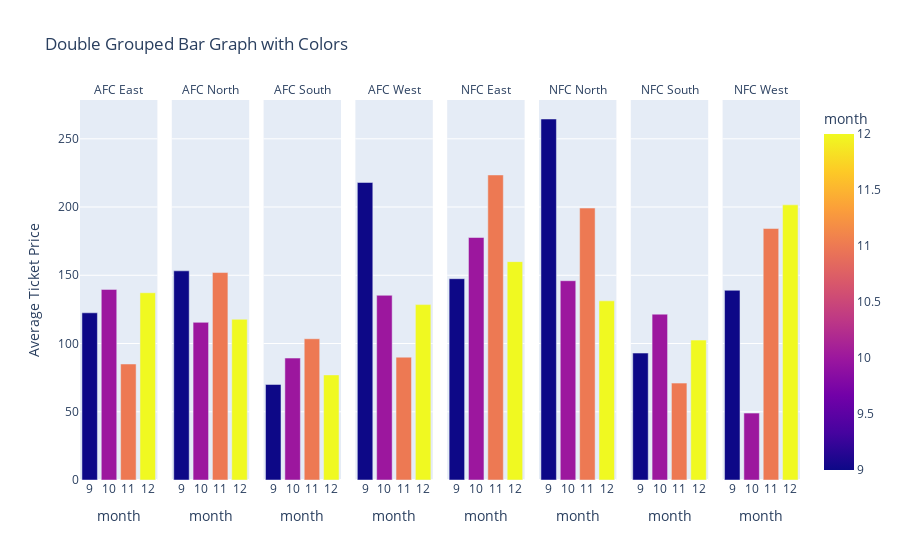

The notebook cell this image was saved under:
### Markdown cell above
## Analysis 

the NFC north has highest average, supports above conclusions, historical stadiums (lambeau/soldier field). 

NFC East contained, Philadephia, Dallas, and Washinton are all older organizations with established fan bases. 

the Average ticket price in AFC/NFC south home game is Half the average of a NFC North game home game.

NFC diviions have an overall higher average ticket price

identified differences between expected ticket prices and division

### Code cell
fig = px.bar(b, x='month', y='Average Ticket Price', color='month', facet_col = 'Division',
             title='Double Grouped Bar Graph with Colors')

fig.for_each_annotation(lambda a: a.update(text=a.text.split("=")[-1]))             




fig.show()

### Figure 1 — Plotly figure (JSON) as saved in the notebook; plotly's stock layout.template omitted (floating-point values rounded to 4 significant figures)
{"data": [{"alignmentgroup": "True", "hovertemplate": "Division=AFC East<br>month=%{marker.color}<br>Average Ticket Price=%{y}<extra></extra>", "legendgroup": "", "marker": {"color": [9, 10, 11, 12], "coloraxis": "coloraxis", "pattern": {"shape": ""}}, "name": "", "offsetgroup": "", "orientation": "v", "showlegend": false, "textposition": "auto", "type": "bar", "x": [9, 10, 11, 12], "xaxis": "x", "y": [122.5, 139.7, 85, 137.2], "yaxis": "y"}, {"alignmentgroup": "True", "hovertemplate": "Division=AFC North<br>month=%{marker.color}<br>Average Ticket Price=%{y}<extra></extra>", "legendgroup": "", "marker": {"color": [9, 10, 11, 12], "coloraxis": "coloraxis", "pattern": {"shape": ""}}, "name": "", "offsetgroup": "", "orientation": "v", "showlegend": false, "textposition": "auto", "type": "bar", "x": [9, 10, 11, 12], "xaxis": "x2", "y": [153.2, 115.5, 152, 117.8], "yaxis": "y2"}, {"alignmentgroup": "True", "hovertemplate": "Division=AFC South<br>month=%{marker.color}<br>Average Ticket Price=%{y}<extra></extra>", "legendgroup": "", "marker": {"color": [9, 10, 11, 12], "coloraxis": "coloraxis", "pattern": {"shape": ""}}, "name": "", "offsetgroup": "", "orientation": "v", "showlegend": false, "textposition": "auto", "type": "bar", "x": [9, 10, 11, 12], "xaxis": "x3", "y": [70, 89.33, 103.5, 77], "yaxis": "y3"}, {"alignmentgroup": "True", "hovertemplate": "Division=AFC West<br>month=%{marker.color}<br>Average Ticket Price=%{y}<extra></extra>", "legendgroup": "", "marker": {"color": [9, 10, 11, 12], "coloraxis": "coloraxis", "pattern": {"shape": ""}}, "name": "", "offsetgroup": "", "orientation": "v", "showlegend": false, "textposition": "auto", "type": "bar", "x": [9, 10, 11, 12], "xaxis": "x4", "y": [218, 135.3, 90, 128.5], "yaxis": "y4"}, {"alignmentgroup": "True", "hovertemplate": "Division=NFC East<br>month=%{marker.color}<br>Average Ticket Price=%{y}<extra></extra>", "legendgroup": "", "marker": {"color": [9, 10, 11, 12], "coloraxis": "coloraxis", "pattern": {"shape": ""}}, "name": "", "offsetgroup": "", "orientation": "v", "showlegend": false, "textposition": "auto", "type": "bar", "x": [9, 10, 11, 12], "xaxis": "x5", "y": [147.5, 177.7, 223.5, 160], "yaxis": "y5"}, {"alignmentgroup": "True", "hovertemplate": "Division=NFC North<br>month=%{marker.color}<br>Average Ticket Price=%{y}<extra></extra>", "legendgroup": "", "marker": {"color": [9, 10, 11, 12], "coloraxis": "coloraxis", "pattern": {"shape": ""}}, "name": "", "offsetgroup": "", "orientation": "v", "showlegend": false, "textposition": "auto", "type": "bar", "x": [9, 10, 11, 12], "xaxis": "x6", "y": [264.5, 146, 199.2, 131.2], "yaxis": "y6"}, {"alignmentgroup": "True", "hovertemplate": "Division=NFC South<br>month=%{marker.color}<br>Average Ticket Price=%{y}<extra></extra>", "legendgroup": "", "marker": {"color": [9, 10, 11, 12], "coloraxis": "coloraxis", "pattern": {"shape": ""}}, "name": "", "offsetgroup": "", "orientation": "v", "showlegend": false, "textposition": "auto", "type": "bar", "x": [9, 10, 11, 12], "xaxis": "x7", "y": [93, 121.5, 71, 102.5], "yaxis": "y7"}, {"alignmentgroup": "True", "hovertemplate": "Division=NFC West<br>month=%{marker.color}<br>Average Ticket Price=%{y}<extra></extra>", "legendgroup": "", "marker": {"color": [9, 10, 11, 12], "coloraxis": "coloraxis", "pattern": {"shape": ""}}, "name": "", "offsetgroup": "", "orientation": "v", "showlegend": false, "textposition": "auto", "type": "bar", "x": [9, 10, 11, 12], "xaxis": "x8", "y": [139, 49, 184.2, 201.6], "yaxis": "y8"}], "layout": {"annotations": [{"font": {}, "showarrow": false, "text": "AFC East", "x": 0.05375, "xanchor": "center", "xref": "paper", "y": 1, "yanchor": "bottom", "yref": "paper"}, {"font": {}, "showarrow": false, "text": "AFC North", "x": 0.1812, "xanchor": "center", "xref": "paper", "y": 1, "yanchor": "bottom", "yref": "paper"}, {"font": {}, "showarrow": false, "text": "AFC South", "x": 0.3087, "xanchor": "center", "xref": "paper", "y": 1, "yanchor": "bottom", "yref": "paper"}, {"font": {}, "showarrow": false, "text": "AFC West", "x": 0.4363, "xanchor": "center", "xref": "paper", "y": 1, "yanchor": "bottom", "yref": "paper"}, {"font": {}, "showarrow": false, "text": "NFC East", "x": 0.5637, "xanchor": "center", "xref": "paper", "y": 1, "yanchor": "bottom", "yref": "paper"}, {"font": {}, "showarrow": false, "text": "NFC North", "x": 0.6912, "xanchor": "center", "xref": "paper", "y": 1, "yanchor": "bottom", "yref": "paper"}, {"font": {}, "showarrow": false, "text": "NFC South", "x": 0.8188, "xanchor": "center", "xref": "paper", "y": 1, "yanchor": "bottom", "yref": "paper"}, {"font": {}, "showarrow": false, "text": "NFC West", "x": 0.9463, "xanchor": "center", "xref": "paper", "y": 1, "yanchor": "bottom", "yref": "paper"}], "barmode": "relative", "coloraxis": {"colorbar": {"title": {"text": "month"}}, "colorscale": [[0, "#0d0887"], [0.1111, "#46039f"], [0.2222, "#7201a8"], [0.3333, "#9c179e"], [0.4444, "#bd3786"], [0.5556, "#d8576b"], [0.6667, "#ed7953"], [0.7778, "#fb9f3a"], [0.8889, "#fdca26"], [1, "#f0f921"]]}, "legend": {"tracegroupgap": 0}, "title": {"text": "Double Grouped Bar Graph with Colors"}, "xaxis": {"anchor": "y", "domain": [0, 0.1075], "title": {"text": "month"}}, "xaxis2": {"anchor": "y2", "domain": [0.1275, 0.235], "matches": "x", "title": {"text": "month"}}, "xaxis3": {"anchor": "y3", "domain": [0.255, 0.3625], "matches": "x", "title": {"text": "month"}}, "xaxis4": {"anchor": "y4", "domain": [0.3825, 0.49], "matches": "x", "title": {"text": "month"}}, "xaxis5": {"anchor": "y5", "domain": [0.51, 0.6175], "matches": "x", "title": {"text": "month"}}, "xaxis6": {"anchor": "y6", "domain": [0.6375, 0.745], "matches": "x", "title": {"text": "month"}}, "xaxis7": {"anchor": "y7", "domain": [0.765, 0.8725], "matches": "x", "title": {"text": "month"}}, "xaxis8": {"anchor": "y8", "domain": [0.8925, 1], "matches": "x", "title": {"text": "month"}}, "yaxis": {"anchor": "x", "domain": [0, 1], "title": {"text": "Average Ticket Price"}}, "yaxis2": {"anchor": "x2", "domain": [0, 1], "matches": "y", "showticklabels": false}, "yaxis3": {"anchor": "x3", "domain": [0, 1], "matches": "y", "showticklabels": false}, "yaxis4": {"anchor": "x4", "domain": [0, 1], "matches": "y", "showticklabels": false}, "yaxis5": {"anchor": "x5", "domain": [0, 1], "matches": "y", "showticklabels": false}, "yaxis6": {"anchor": "x6", "domain": [0, 1], "matches": "y", "showticklabels": false}, "yaxis7": {"anchor": "x7", "domain": [0, 1], "matches": "y", "showticklabels": false}, "yaxis8": {"anchor": "x8", "domain": [0, 1], "matches": "y", "showticklabels": false}}}
